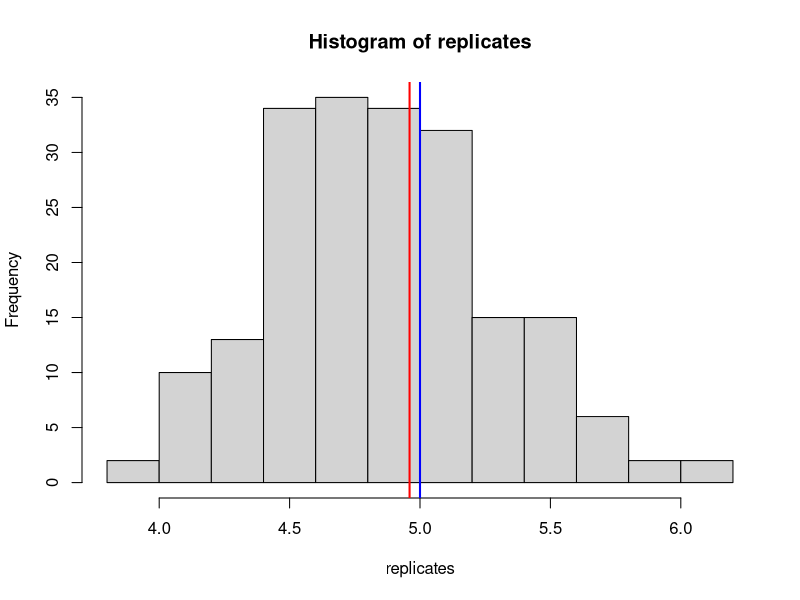
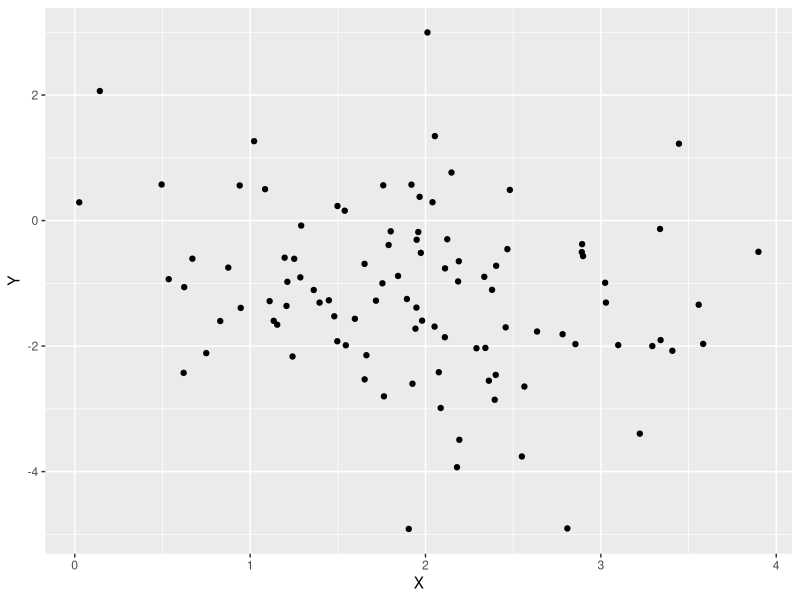
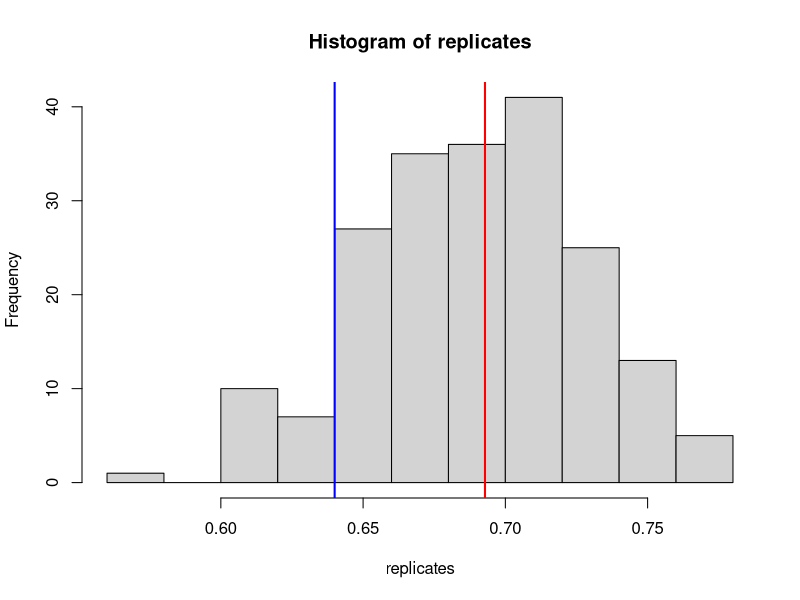
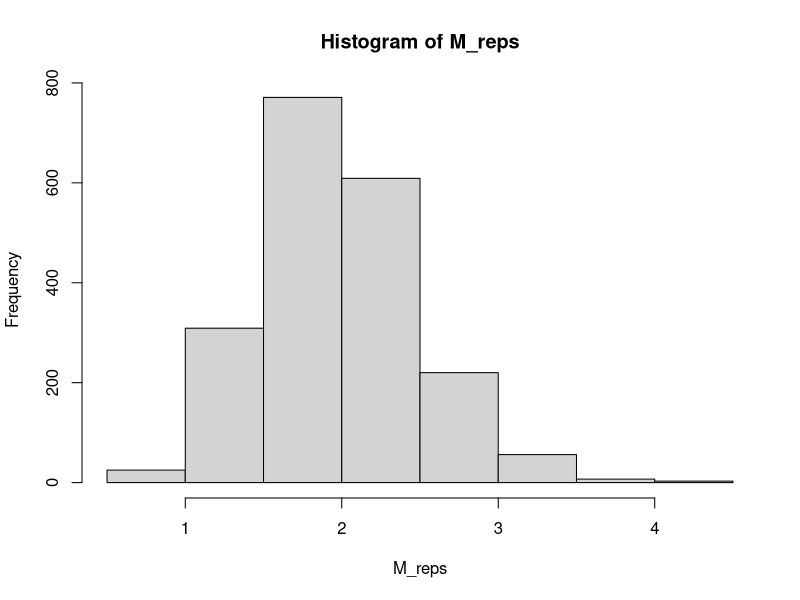
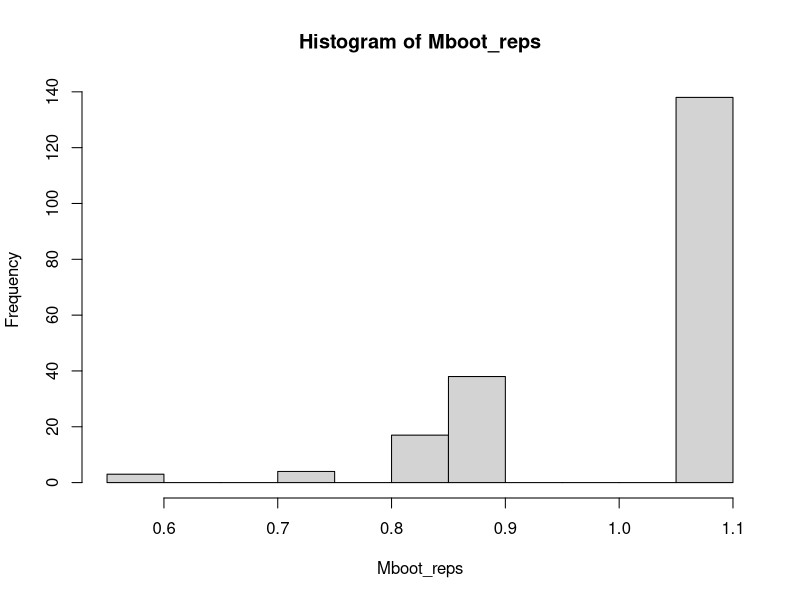

R code for these plots, in order:
## ---- chunk 1
knitr::opts_chunk$set(echo = TRUE)

require(ggplot2)
## ---- chunk 2
n = 25
lambdatrue = 5
data = rpois(n=n, lambda=5); # Generate a sample of 25 iid RVs
lambdahat = mean(data); # Estimate lambda.

# Now, let's do the bootstrap.
# We'll repeatedly (B times)  resample n=25 observations from the data.
# On each resample, compute lambdahat (i.e., take the mean).
B = 200; # Number of bootstrap replicates.
replicates = rep(NA,B); # We'll store
for( i in 1:B ) {
  # Sample WITH REPLACEMENT from the data sample itself.
  resample = sample(data, n, replace=TRUE)
  # Compute our statistic on the resample data.
  # This is a *bootstrap replicate* of our statistic.
  replicates[i] = mean(resample)
}
## ---- chunk 3
hist(replicates)
abline(v=lambdahat, lwd=2, col='red')
abline(v=lambdatrue, lwd=2, col='blue')
## ---- chunk 4
sd_lambda = sd( replicates )
CI = c( lambdahat-1.96*sd_lambda, lambdahat+1.96*sd_lambda)
# And check if our CI contains lambda = 5.
(CI[1] < lambdatrue) & (lambdatrue < CI[2])
## ---- chunk 5
run_pois_bootstrap_expt = function( lambdatrue, n, B ) {
  # lambdatrue is the true value of lambda to use in generating our data.
  # n is the sample size.
  # B is the number of bootstrap replicates to use.
  
  # First things first, generate data.
  data = rpois( n=n, lambda=lambdatrue )
  lambdahat = mean( data ); # Our point estimate for lambda.
  
  # Generate B bootstrap replicates.
  replicates = rep(NA,B)
  # Each replicate draws n data points, with replacement, from data
  # and computes its mean (i.e., estimates lambda from the resampled data)
  for( i in 1:B ) {
    # resample n elements of the data, with replacement.
    resampled_data = sample( data, n, replace=TRUE )
    replicates[i] = mean( resampled_data )
  }
  # Now use those replicates to estimate SD of and construct a 95% CI.
  sd_boot = sd( replicates ); # estimate of the std dev of alphahat
  CI = c(lambdahat-1.96*sd_boot, lambdahat+1.96*sd_boot)
  # Finally, check if this CI caught lambda successfully.
  # Return TRUE/FALSE accordingly.
  
  return( (CI[1] < lambdatrue) & (lambdatrue < CI[2]) )
}
## ---- chunk 6
N_expt = 500; # number of CIs to construct.
successes = rep(NA, N_expt); # Keep track of whether or not each CI caught alpha.
for( i in 1:N_expt ) {
  # Repeat the experiment N_expt times.
  # lambdatrue=5, B=200 bootstrap replicates, n=25 observations in the data sample.
  successes[i] = run_pois_bootstrap_expt( 5, 200, 25 )
}
mean(successes)
## ---- chunk 7
require(MASS)

generate_pairs = function( n ) {
  # Generate n pairs of financial returns.
  muX = 2; muY = -1
  CovMx = matrix( c(1,-.25,-.25,2), nrow = 2)
  data = mvrnorm(n=100, mu=c(muX,muY), Sigma=CovMx)
  return( data.frame( 'X'=data[,1], 'Y'=data[,2]) )
}
## ---- chunk 8
fin_pairs = generate_pairs( 100 ); # Generate 100 (X,Y) pairs.
head(fin_pairs)
## ---- chunk 9
pp = ggplot(data=fin_pairs, aes(x=X, y=Y)) + geom_point()
pp
## ---- chunk 10
Sigmahat = cov( fin_pairs ); #Sigma is the common symbol for a covariance matrix.
Sigmahat
## ---- chunk 11
sigma2hatXX = Sigmahat[1,1]
sigma2hatYY = Sigmahat[2,2]
sigmahatXY = Sigmahat[1,2]
## ---- chunk 12
alphahat = (sigma2hatYY - sigmahatXY)/(sigma2hatXX + sigma2hatYY -2*sigmahatXY)
alphahat
## ---- chunk 13
sigma2XX = 1
sigma2YY = 2
sigmaXY = -0.25
alpha_true =(sigma2YY - sigmaXY)/(sigma2XX + sigma2YY -2*sigmaXY)
alpha_true
## ---- chunk 14
compute_alphahat = function( data ) {
  # We're assuming that data is a data frame with two columns.
  Sigmahat = cov( data )
  # Extract the variance and covariance estimates from the sample covariance
  sigma2hatXX = Sigmahat[1,1]
  sigma2hatYY = Sigmahat[2,2]
  sigmahatXY = Sigmahat[1,2]
  # plug these into the definition of alpha.
  alphahat = (sigma2hatYY - sigmahatXY)/(sigma2hatXX + sigma2hatYY -2*sigmahatXY)
  return(alphahat)
}

alphahat = compute_alphahat( fin_pairs )
## ---- chunk 15
B = 200
replicates = rep(NA,B)
n = nrow( fin_pairs ); # number of observations in our data set.
for( i in 1:B ) {
  # To resample the data, we will sample indices, and then grab those rows.
  resample_indices = sample( 1:n, n, replace=TRUE )
  resampled_data = fin_pairs[resample_indices,]
  replicates[i] = compute_alphahat( resampled_data )
}
hist( replicates )
abline( v=alphahat, col='red', lwd=2); # alpha of true data.
abline( v=0.64, col='blue', lwd=2); # True alpha
## ---- chunk 16
# Estimate the variance of alphahat from our bootstrap replicates.
sd_alphahat = sd( replicates ); # estimate of the std dev of alphahat
CI = c(alphahat-1.96*sd_alphahat, alphahat+1.96*sd_alphahat)
CI
## ---- chunk 17
(CI[1] < alpha_true) & (alpha_true < CI[2])
## ---- chunk 18
run_bootstrap_expt = function( B ) {
  # B is the number of bootstrap replicates to use.
  
  # Generate new data: 1-- X-Y pairs.
  data = generate_pairs( 100 )
  # Generate B bootstrap replicates.
  replicates = rep(NA,B)
  # Each replicate draws n data points, with replacement, from fin_pairs.
  n = nrow( data ); # number of observations in our data set.
  for( i in 1:B ) {
    # To resample the data, we will sample indices, and then grab those rows.
    resample_indices = sample( 1:n, n, replace=TRUE )
    resampled_data = data[resample_indices,]
    replicates[i] = compute_alphahat( resampled_data )
  }
  # Now use those replicates to estimate SD of alphahat and construct a 95% CI.
  alphahat = compute_alphahat( data )
  sd_alphahat = sd( replicates ); # estimate of the std dev of alphahat
  CI = c(alphahat-1.96*sd_alphahat, alphahat+1.96*sd_alphahat)
  # Finally, check if this CI caught alpha successfully.
  # Return TRUE/FALSE accordingly.
  return( (CI[1] < alpha_true) & (alpha_true < CI[2]) )
}

## ---- chunk 19
N_expt = 200; # number of CIs to construct.
successes = rep(NA,N_expt); # Keep track of whether or not each CI caught alpha.
for( i in 1:N_expt ) {
  successes[i] = run_bootstrap_expt( 200 ); # Using B=200 replicates.
}
mean(successes)
## ---- chunk 20
n_samp = 25; # Number of data samples to take
n_rep = 2000; # Number of replicates of M to create.
M_reps = rep( NA, n_rep )
for( i in 1:n_rep ) {
  data = rnorm(n=n_samp)
  M_reps[i] = max(data)
}
hist( M_reps )
## ---- chunk 21
ExpecM = mean(M_reps)
ExpecM
## ---- chunk 22
sd(M_reps)
## ---- chunk 23
data = rnorm(n=n_samp)
B = 200
Mboot_reps = rep( NA, B )
for( b in 1:B ){
  resamp = sample( data, n_samp, replace=TRUE)
  Mboot_reps[b] = max(resamp)
}
hist(Mboot_reps)
## ---- chunk 24
sd(Mboot_reps)
## ---- chunk 25
sd(M_reps)
## ---- chunk 26
M = max(data)
seMboot = sd(Mboot_reps)
CI = c( M-1.96*seMboot, M+1.96*seMboot )
CI
## ---- chunk 27
(CI[1] < ExpecM) & (ExpecM < CI[2])
## ---- chunk 28
# A function to repeat the same experiment easily without having to repeat ourselves.
run_max_boot_expt = function( n, B ) {
  data = rnorm(n)
  M = max(data)
  Mboot_reps = rep(NA,B)
  for(b in 1:B) {
    resamp = sample( data, n, replace=TRUE)
    Mboot_reps[b] = max(resamp)
  }
  seMboot = sd(Mboot_reps)
  CI = c( M-1.96*seMboot, M+1.96*seMboot )
  return( CI[1] < ExpecM & ExpecM < CI[2] )
}
## ---- chunk 29
Nexpt = 500
successes = rep(NA,Nexpt)
for(i in 1:Nexpt) {
  successes[i] = run_max_boot_expt( n_samp, 200 )
}
mean(successes)
